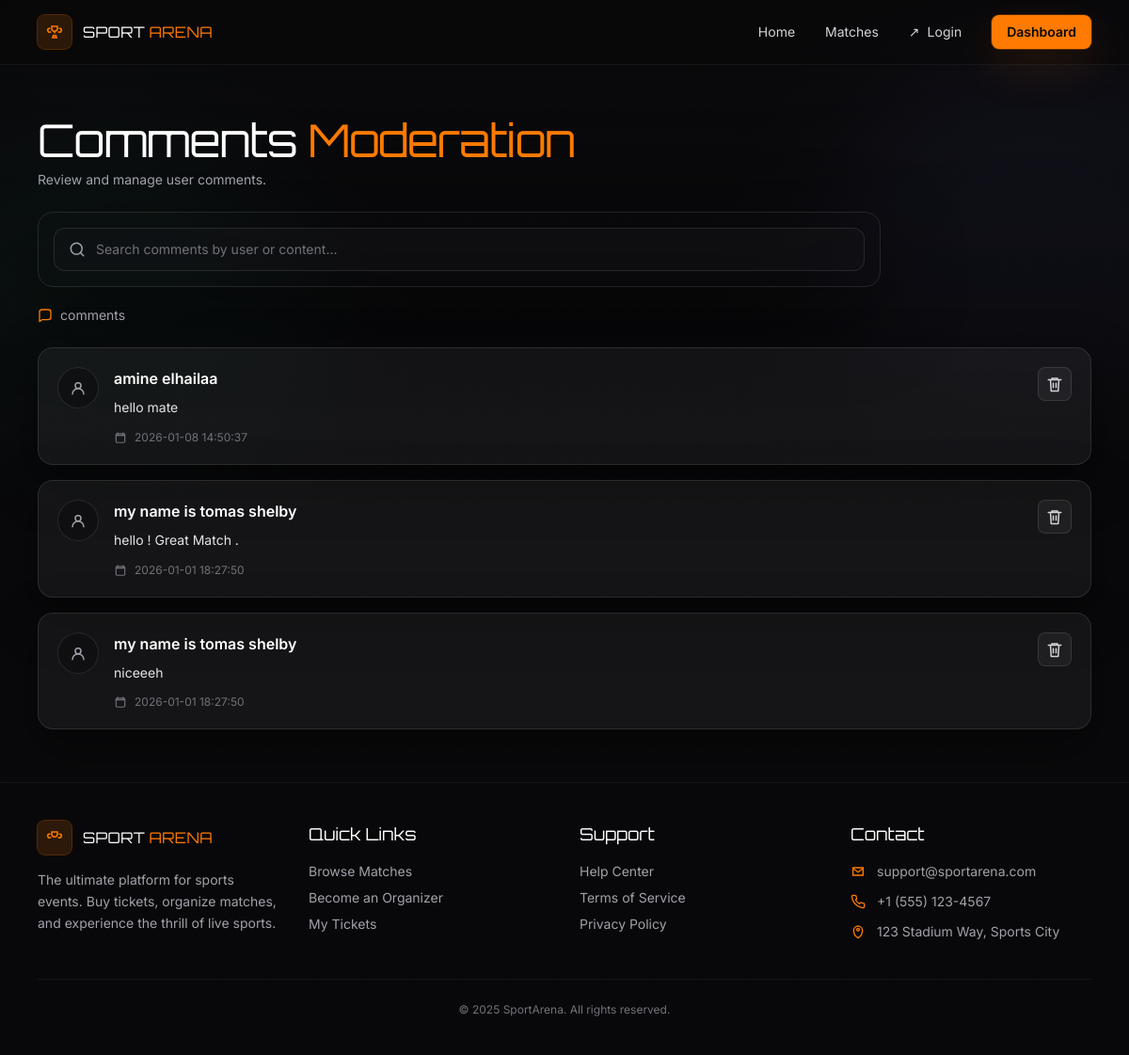
/pages/commentModeration.php (signed in), run on the app's committed database.
### tables this page shows
CREATE TABLE `commentaire` (
  `id` int NOT NULL,
  `user_id` int DEFAULT NULL,
  `id_match` int DEFAULT NULL,
  `createdAt` datetime DEFAULT CURRENT_TIMESTAMP,
  `comment` text
);

CREATE TABLE `utilisateur` (
  `id` int NOT NULL,
  `nom` varchar(40) DEFAULT NULL,
  `email` varchar(40) DEFAULT NULL,
  `password` text,
  `pic` varchar(100) DEFAULT NULL,
  `phone` varchar(20) DEFAULT NULL,
  `createdAt` datetime DEFAULT CURRENT_TIMESTAMP,
  `status` enum('active','banned') DEFAULT 'active',
  `role` enum('acheteur','organisateur','administrateur') DEFAULT NULL
);

### classes/GuardAuth.php (called while the page is built, shortened)
<?php
class GuardAuth
{
    private static array $dashboard = [
        'acheteur' => 'Location: /buymatch/pages/tickets.php',
        'administrateur' => 'Location: /buymatch/pages/admin/dashboard.php',
        'organisateur' => 'Location: /buymatch/pages/organizer/dashboard.php',
    ];
    public static function getUserPath(){
       $role= self::getRole();
       return str_replace("Location: ","",self::$dashboard[$role]);
    }
    public static function getRole(): ?string
    {
        return $_SESSION['role'] ?? null;
    }
}

### repo/CommentRepository.php (called while the page is built, shortened)
<?php
require_once __DIR__.'/../classes/CommentMaker.php';
class CommentRepository
{
    private $pdo;
    public function __construct( $pdo){
        $this->pdo = $pdo;
    }
    public function getAllComment(): array
    {
        $query= "select *,u.nom as username,c.id as id from commentaire c join utilisateur u on c.user_id=u.id";
        $statement = $this->pdo->prepare($query);
        $statement->execute();
        $rows = $statement->fetchAll();
        $comments = [];
        foreach ($rows as $row){
            $comment = CommentMaker::makeComment($row);
            $comments[] = $comment;
        }
        return $comments;
    }
}

### classes/CommentMaker.php (called while the page is built)
<?php
require_once "../classes/CommentSummary.php";
class CommentMaker
{
    public static function makeComment($row)
    {
        return new CommentSummary($row['user_id'],$row['id_match'],$row['comment'],$row['createdAt'],$row['username'],$row['id']);
    }
}

### classes/CommentSummary.php (called while the page is built, shortened)
<?php
class CommentSummary
{
    private string $comment;
    private string $date;
    private string $commentOwner;
    public function __construct($user_id, $id_match, $comment, $date,$commentOwner, $id ){
        $this->comment = $comment;
        $this->date = $date;
        $this->commentOwner = $commentOwner;
    }
    public function getComment(): ?string { return $this->comment; }
    public function getDate(): ?string { return $this->date; }
    public function getCommentOwner(): ?string { return $this->commentOwner; }
}

### pages/commentModeration.php (the view, shortened to what this page needs)
<?php
require_once "../classes/GuardAuth.php";
require_once "../repo/CommentRepository.php";
$pdo = Database::getConnection();
$user_id = GuardAuth::getUserId();
$commentRepository = new CommentRepository($pdo);
if ($_SESSION['role'] === "administrateur") {
    $comments = $commentRepository->getAllComment();
}
elseif ($_SESSION['role'] === "organisateur"){
    $comments=$commentRepository->getCommentByOrganizer($user_id);
}
else{
    header("Location:/buymatch/404.php");
}
?>
<!doctype html>
<html lang="en">
<head>
    <script src="https://cdn.tailwindcss.com"></script>
</head>
<body class="min-h-screen bg-zinc-950 text-zinc-100 font-sans">
<div class="relative isolate overflow-hidden min-h-screen">
    <div class="absolute inset-0 -z-10">
        <div class="absolute -top-44 left-1/2 h-[40rem] w-[40rem] -translate-x-1/2 rounded-full bg-brand-500/18 blur-3xl"></div>
        <div class="absolute top-40 -left-32 h-[28rem] w-[28rem] rounded-full bg-emerald-400/10 blur-3xl"></div>
        <div class="absolute top-16 -right-32 h-[28rem] w-[28rem] rounded-full bg-indigo-400/10 blur-3xl"></div>
        <div class="absolute inset-0 bg-gradient-to-b from-zinc-950/30 via-zinc-950 to-zinc-950"></div>
    </div>
    <header class="sticky top-0 z-50 border-b border-white/5 bg-zinc-950/70 backdrop-blur">
        <div class="mx-auto flex max-w-6xl items-center justify-between px-4 py-4">
            <a href="#" class="flex items-center gap-3">
          <span class="grid h-9 w-9 place-items-center rounded-lg bg-brand-500/15 ring-1 ring-brand-500/30">
          </span>
                <span class="flex items-baseline gap-1 font-display tracking-wide">
            <span class="text-white">SPORT</span>
            <span class="text-brand-500">ARENA</span>
          </span>
            </a>
            <nav class="hidden items-center gap-8 text-sm text-zinc-300 md:flex">
                <a class="hover:text-white transition" href="#">Home</a>
                <a class="hover:text-white transition" href="#">Matches</a>
                <a class="inline-flex items-center gap-2 hover:text-white transition" href="#">
                    <span aria-hidden="true">↗</span> Login
                </a>
                <a
                    class="rounded-lg bg-brand-500 px-4 py-2 font-semibold text-zinc-950 shadow-glow hover:bg-brand-600 transition"
                    href="<?=GuardAuth::getUserPath()?>"
                >Dashboard</a>
            </nav>
        </div>
    </header>
    <main class="grain relative">
        <section class="mx-auto max-w-6xl px-4 py-10 md:py-14">
            <div class="max-w-4xl">
                <h1 class="font-display text-4xl md:text-5xl tracking-tight">
                    <span class="text-white">Comments</span>
                    <span class="text-brand-500"> Moderation</span>
                </h1>
                <p class="mt-2 text-sm text-zinc-400">Review and manage user comments.</p>
                <div class="mt-6 rounded-2xl border border-white/10 bg-gradient-to-b from-white/6 to-white/3 p-4 shadow-[0_30px_90px_rgba(0,0,0,.45)]">
                    <div class="relative">
              <span class="pointer-events-none absolute inset-y-0 left-4 flex items-center text-zinc-400">
                <svg width="18" height="18" viewBox="0 0 24 24" fill="none" aria-hidden="true">
                  <path d="M11 19a8 8 0 1 1 0-16 8 8 0 0 1 0 16Z" stroke="currentColor" stroke-width="2" />
                  <path d="M21 21l-4.3-4.3" stroke="currentColor" stroke-width="2" stroke-linecap="round" />
                </svg>
              </span>
                        <input
                            id="searchInput"
                            type="text"
                            placeholder="Search comments by user or content..."
                            class="w-full rounded-xl border border-white/10 bg-zinc-900/40 py-3 pl-11 pr-4 text-sm text-white placeholder:text-zinc-500
                       outline-none transition
                       focus:border-brand-500/40 focus:ring-2 focus:ring-brand-500/15"
                        />
                    </div>
                </div>
                <div class="mt-5 flex items-center gap-2 text-sm text-zinc-400">
            <span class="text-brand-500">
              <svg width="16" height="16" viewBox="0 0 24 24" fill="none" aria-hidden="true">
                <path d="M21 15a4 4 0 0 1-4 4H7l-4 3V7a4 4 0 0 1 4-4h10a4 4 0 0 1 4 4v8Z" stroke="currentColor" stroke-width="2" stroke-linejoin="round"/>
              </svg>
            </span>
                    <span><span id="countLabel" class="font-semibold text-white"></span> comments</span>
                </div>
            </div>
            <form method="post">
            <div id="commentsList" class="mt-6 space-y-4 max-w-6xl">
                <?php
                foreach ($comments as $comment):
                ?>
                <article class="comment-card rounded-2xl border border-white/10 bg-white/5 p-5 shadow-[0_18px_55px_rgba(0,0,0,.45)]
                          transition hover:-translate-y-[1px] hover:border-white/15 hover:bg-white/7">
                    <div class="flex items-start justify-between gap-4">
                        <div class="flex items-start gap-4 min-w-0">
                            <div class="grid h-11 w-11 place-items-center rounded-full border border-white/10 bg-zinc-950/40 text-zinc-400">
                                <svg width="18" height="18" viewBox="0 0 24 24" fill="none" aria-hidden="true">
                                    <path d="M20 21a8 8 0 1 0-16 0" stroke="currentColor" stroke-width="2" stroke-linecap="round"/>
                                    <path d="M12 13a4 4 0 1 0-4-4 4 4 0 0 0 4 4Z" stroke="currentColor" stroke-width="2"/>
                                </svg>
                            </div>
                            <div class="min-w-0">
                                <div class="flex items-center gap-2">
                                    <h3 class="font-semibold text-white truncate"><?=$comment->getCommentOwner()?></h3>
                                </div>
                                <p class="mt-2 text-sm text-zinc-200 leading-relaxed">
                                    <?=$comment->getComment()?>
                                </p>
                                <div class="mt-3 flex items-center gap-2 text-xs text-zinc-500">
                                    <?=$comment->getDate()?>
                                </div>
                            </div>
                        </div>
                        <button
                            type="submit"
                            name="action" value="delete"
                            class="shrink-0 inline-flex items-center justify-center rounded-lg border border-white/10 bg-white/5 p-2 text-zinc-300
                       transition hover:border-red-500/35 hover:bg-red-500/10 hover:text-red-200
                       focus:outline-none focus:ring-2 focus:ring-red-500/25"
                            aria-label="Delete comment from John Doe"
                        >
                        </button>
                    </div>
                </article>
                <?php
                endforeach;
                ?>
                 </div>
            </form>
        </section>
        <footer class="border-t border-white/5 bg-zinc-950/50">
            <div class="mx-auto max-w-6xl px-4 py-10">
                <div class="grid gap-8 md:grid-cols-4">
                    <div>
                        <div class="flex items-center gap-3">
                <span class="grid h-9 w-9 place-items-center rounded-lg bg-brand-500/15 ring-1 ring-brand-500/30">
                </span>
                            <span class="flex items-baseline gap-1 font-display tracking-wide">
                  <span class="text-white">SPORT</span>
                  <span class="text-brand-500">ARENA</span>
                </span>
                        </div>
                        <p class="mt-4 text-sm text-zinc-400 leading-relaxed">
                            The ultimate platform for sports events. Buy tickets, organize matches, and experience the thrill of live sports.
                        </p>
                    </div>
                    <div>
                        <h3 class="font-display text-lg text-white">Quick Links</h3>
                        <ul class="mt-4 space-y-2 text-sm text-zinc-400">
                            <li><a class="hover:text-white transition" href="#">Browse Matches</a></li>
                            <li><a class="hover:text-white transition" href="#">Become an Organizer</a></li>
                            <li><a class="hover:text-white transition" href="#">My Tickets</a></li>
                        </ul>
                    </div>
                    <div>
                        <h3 class="font-display text-lg text-white">Support</h3>
                        <ul class="mt-4 space-y-2 text-sm text-zinc-400">
                            <li><a class="hover:text-white transition" href="#">Help Center</a></li>
                            <li><a class="hover:text-white transition" href="#">Terms of Service</a></li>
                            <li><a class="hover:text-white transition" href="#">Privacy Policy</a></li>
                        </ul>
                    </div>
                    <div>
                        <h3 class="font-display text-lg text-white">Contact</h3>
                        <ul class="mt-4 space-y-3 text-sm text-zinc-400">
                            <li class="flex items-center gap-3">
                  <span class="text-brand-500">
                    <svg width="16" height="16" viewBox="0 0 24 24" fill="none" aria-hidden="true">
                      <path d="M4 6h16v12H4V6Z" stroke="currentColor" stroke-width="2" />
                      <path d="M4 7l8 6 8-6" stroke="currentColor" stroke-width="2" stroke-linecap="round" />
                    </svg>
                  </span>
                                support@sportarena.com
                            </li>
                            <li class="flex items-center gap-3">
                  <span class="text-brand-500">
                  </span>
                                +1 (555) 123-4567
                            </li>
                            <li class="flex items-center gap-3">
                  <span class="text-brand-500">
                    <svg width="16" height="16" viewBox="0 0 24 24" fill="none" aria-hidden="true">
                      <path d="M12 22s7-4.4 7-12a7 7 0 1 0-14 0c0 7.6 7 12 7 12Z" stroke="currentColor" stroke-width="2" />
                      <path d="M12 10.5a2 2 0 1 0 0-4 2 2 0 0 0 0 4Z" stroke="currentColor" stroke-width="2" />
                    </svg>
                  </span>
                                123 Stadium Way, Sports City
                            </li>
                        </ul>
                    </div>
                </div>
                <div class="mt-10 border-t border-white/5 pt-6 text-center text-xs text-zinc-500">
                    © 2025 SportArena. All rights reserved.
                </div>
            </div>
        </footer>
    </main>
</div>
</body>
</html>

### pages/commentModeration.php (style rules this page uses)
.grain::before { content: ""; position: absolute; inset: 0; pointer-events: none; background-image: radial-gradient(rgba(255, 255, 255, 0.05) 1px, transparent 1px); background-size: 3px 3px; opacity: 0.11; mix-blend-mode: overlay; }

### data on the page
commentaire: user.nom "amine elhailaa", comment "hello mate", user.createdAt "2026-01-08 14:50:37"
commentaire: user.nom "my name is tomas shelby", comment "hello ! Great Match .", user.createdAt "2026-01-01 18:27:50"
commentaire: user.nom "my name is tomas shelby", comment "niceeeh", user.createdAt "2026-01-01 18:27:50"
